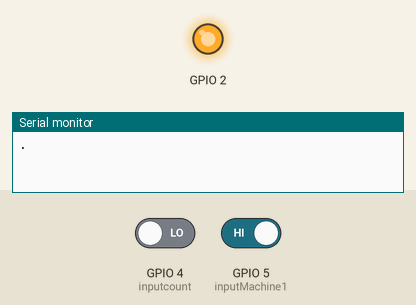
Recording of a program running on a simulated ESP8266 (NodeMCU). Parts: output pins drawn as LEDs (lit = HIGH), the last lines printed to the serial monitor. Inputs (shaded band) come from the test bench; at power-on: GPIO 5 (inputMachine1) HIGH, GPIO 4 (inputcount) LOW. WiFi joins after 1.5 s; servers stay silent unless stated; uploads are accepted with an empty reply.

Above: at 0.8 s.
At 4.0 s:
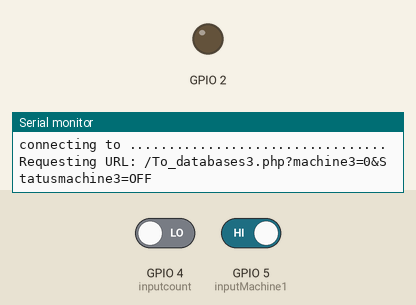
4.1 s: GPIO 5 (inputMachine1) driven LOW
11.2 s: GPIO 4 (inputcount) driven HIGH
Timing chart, 0 to 14.2 s (numbered marks = the images above; inputs shaded):
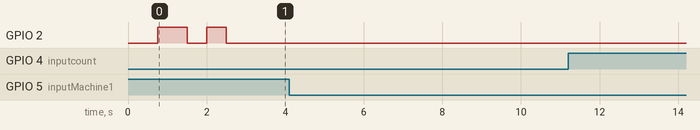

The program:

main.cpp
```cpp
#include <Arduino.h>
#include <ESP8266WiFi.h>
#include <SPI.h>
#include <BlynkSimpleEsp8266.h>
#include <ESP8266HTTPClient.h>
#include <WiFiClientSecure.h>

const char* ssid     = "iPhone";
const char* password = "Anu096279";

//ip host
const char* host = ".................................";
const char* host1 = "google.co.th";

//รหัส Blynk
char auth[] = "ONBkinvEfvLm661cyF-lCw8z4Sr56xgv";

#define BLYNK_PRINT Serial
const int inputcount = 4;
int val1;
int count = 0;
int press = 0;
int xxx = 0;
int Status;
int Data;
int TestCountxxx();

const int inputMachine1 = 5;
int buttonState = 0;
BLYNK_CONNECTED()
{
  Blynk.syncAll();
}
WidgetLED Machine1(V0);
WidgetLED Machine2(V1);
WidgetLED Machine3(V2);
WidgetLCD Lcd(V5);
WidgetLCD Lcd1(V6);
WidgetLCD Lcd2(V7);

void setup()
{
   Serial.begin(9600);
   pinMode(2,OUTPUT);
   WiFi.begin(ssid, password);
   while (WiFi.status() != WL_CONNECTED)
   {
      delay(250);
      Serial.print(".");
      digitalWrite(2,LOW);
      delay(500);
      digitalWrite(2,HIGH);
      delay(500);
   }
   Serial.println("WiFi connected");
   Serial.println("IP address: ");
   Serial.println(WiFi.localIP());
   digitalWrite(2,LOW);
   Blynk.begin(auth, "ssid", "pass");
   pinMode(inputMachine1, INPUT);
   pinMode(inputcount, INPUT);
}
int value = 0;

void PLC(){
  buttonState = digitalRead(inputMachine1);
  if (buttonState == LOW)
  {
    Machine3.on();
    Serial.println("ON");
    if (digitalRead(4) == HIGH)
  {
    if (press == 0)
    {
      count++;
      Lcd2.clear();
      Lcd2.print(0, 0,"Bending work");
      Lcd2.print(0, 1, count);
      Serial.println(count);
      press = 1;
      //ฝั่งSerVer
 Serial.print("connecting to ");
  Serial.println(host);
  WiFiClient client;
  const int httpPort = 80;
  if (!client.connect(host, httpPort)) {
    Serial.println("connection failed");
    return;
  }
      String url = "/To_databases3.php?";
      url += "machine3=";
      url += count;
      url += "&Statusmachine3=";
      url += "ON";
      Serial.print("Requesting URL: ");
      Serial.println(url);
      client.print(String("GET ") + url + " HTTP/1.1\r\n" +
                                "Host: " + host + "\r\n" +
                                "Connection: close\r\n\r\n");
                                delay(4000);
                                 delay(10);
  while(client.available()){
    String line = client.readStringUntil('\r');
    //Serial.print(line);
    Serial.println();
    if(line.indexOf("บันทึกสำเร็จ") != -1)
    {
      Serial.println("success");
    } else if(line.indexOf("บันทึกสำเร็จ") != -1)
    {
      Serial.println("success");
    }
  }
  Serial.println("success");
  Serial.println("closing connection");
    }
  }
  else
  {
    press = 0;
  }
  }
  else
  {
    Machine3.off();
    Serial.println("OFF");
    ///ฝั่งserver
    Serial.print("connecting to ");
  Serial.println(host);
  WiFiClient client;
  const int httpPort = 80;
  if (!client.connect(host, httpPort)) {
    Serial.println("connection failed");
    return;
  }
      String url = "/To_databases3.php?";
      url += "machine3=";
      url += count;
      url += "&Statusmachine3=";
      url += "OFF";
      Serial.print("Requesting URL: ");
      Serial.println(url);
      client.print(String("GET ") + url + " HTTP/1.1\r\n" +
                                "Host: " + host + "\r\n" +
                                "Connection: close\r\n\r\n");
                                delay(5000);
                                 delay(10);
  while(client.available()){
    String line = client.readStringUntil('\r');
    //Serial.print(line);
    Serial.println();
    if(line.indexOf("บันทึกสำเร็จ") != -1)
    {
      Serial.println("success");
    } else if(line.indexOf("บันทึกสำเร็จ") != -1)
    {
      Serial.println("success");
    }
  }
  Serial.println("success");
  Serial.println("closing connection");
}
}

void loop()
{
   //ส่วนแสดงเมื่อไม่ได้เชื่อมต่อไวไฟ
   WiFiClient client;
  const int httpPort = 80;
  if (!client.connect(host1, httpPort)) {
    Serial.println("connection failed");
    digitalWrite(2,LOW);
    delay(500);
    digitalWrite(2,HIGH);
    delay(500);
  }
  else
  {
    digitalWrite(2,LOW);
    Blynk.run();
    delay(500);
    PLC();
  }
}
```
